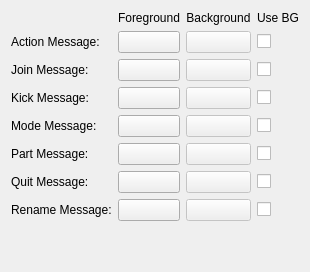
         <widget class="QWidget" name="tab_2" >
          <attribute name="title" >
           <string>User Activity</string>
          </attribute>
          <layout class="QGridLayout" >
           <item row="0" column="1" >
            <widget class="QLabel" name="label_35" >
             <property name="text" >
              <string>Foreground</string>
             </property>
             <property name="alignment" >
              <set>Qt::AlignCenter</set>
             </property>
            </widget>
           </item>
           <item row="0" column="2" >
            <widget class="QLabel" name="label_36" >
             <property name="text" >
              <string>Background</string>
             </property>
             <property name="alignment" >
              <set>Qt::AlignCenter</set>
             </property>
            </widget>
           </item>
           <item row="0" column="3" >
            <widget class="QLabel" name="label_8" >
             <property name="text" >
              <string>Use BG</string>
             </property>
             <property name="alignment" >
              <set>Qt::AlignCenter</set>
             </property>
            </widget>
           </item>
           <item row="1" column="0" >
            <widget class="QLabel" name="label_27" >
             <property name="text" >
              <string>Action Message:</string>
             </property>
            </widget>
           </item>
           <item row="1" column="1" >
            <widget class="ColorButton" name="actionMessageFG" >
             <property name="text" >
              <string/>
             </property>
            </widget>
           </item>
           <item row="1" column="2" >
            <widget class="ColorButton" name="actionMessageBG" >
             <property name="enabled" >
              <bool>false</bool>
             </property>
             <property name="text" >
              <string/>
             </property>
            </widget>
           </item>
           <item row="1" column="3" >
            <widget class="QCheckBox" name="actionMessageUseBG" >
             <property name="sizePolicy" >
              <sizepolicy vsizetype="Fixed" hsizetype="Maximum" >
               <horstretch>0</horstretch>
               <verstretch>0</verstretch>
              </sizepolicy>
             </property>
             <property name="layoutDirection" >
              <enum>Qt::LeftToRight</enum>
             </property>
             <property name="text" >
              <string/>
             </property>
            </widget>
           </item>
           <item row="2" column="0" >
            <widget class="QLabel" name="label_21" >
             <property name="text" >
              <string>Join Message:</string>
             </property>
            </widget>
           </item>
           <item row="2" column="1" >
            <widget class="ColorButton" name="joinMessageFG" >
             <property name="text" >
              <string/>
             </property>
            </widget>
           </item>
           <item row="2" column="2" >
            <widget class="ColorButton" name="joinMessageBG" >
             <property name="enabled" >
              <bool>false</bool>
             </property>
             <property name="text" >
              <string/>
             </property>
            </widget>
           </item>
           <item row="2" column="3" >
            <widget class="QCheckBox" name="joinMessageUseBG" >
             <property name="sizePolicy" >
              <sizepolicy vsizetype="Fixed" hsizetype="Maximum" >
               <horstretch>0</horstretch>
               <verstretch>0</verstretch>
              </sizepolicy>
             </property>
             <property name="layoutDirection" >
              <enum>Qt::LeftToRight</enum>
             </property>
             <property name="text" >
              <string/>
             </property>
            </widget>
           </item>
           <item row="3" column="0" >
            <widget class="QLabel" name="label_25" >
             <property name="text" >
              <string>Kick Message:</string>
             </property>
            </widget>
           </item>
           <item row="3" column="1" >
            <widget class="ColorButton" name="kickMessageFG" >
             <property name="text" >
              <string/>
             </property>
            </widget>
           </item>
           <item row="3" column="2" >
            <widget class="ColorButton" name="kickMessageBG" >
             <property name="enabled" >
              <bool>false</bool>
             </property>
             <property name="text" >
              <string/>
             </property>
            </widget>
           </item>
           <item row="3" column="3" >
            <widget class="QCheckBox" name="kickMessageUseBG" >
             <property name="sizePolicy" >
              <sizepolicy vsizetype="Fixed" hsizetype="Maximum" >
               <horstretch>0</horstretch>
               <verstretch>0</verstretch>
              </sizepolicy>
             </property>
             <property name="layoutDirection" >
              <enum>Qt::LeftToRight</enum>
             </property>
             <property name="text" >
              <string/>
             </property>
            </widget>
           </item>
           <item row="4" column="0" >
            <widget class="QLabel" name="label_26" >
             <property name="text" >
              <string>Mode Message:</string>
             </property>
            </widget>
           </item>
           <item row="4" column="1" >
            <widget class="ColorButton" name="modeMessageFG" >
             <property name="text" >
              <string/>
             </property>
            </widget>
           </item>
           <item row="4" column="2" >
            <widget class="ColorButton" name="modeMessageBG" >
             <property name="enabled" >
              <bool>false</bool>
             </property>
             <property name="text" >
              <string/>
             </property>
            </widget>
           </item>
           <item row="4" column="3" >
            <widget class="QCheckBox" name="modeMessageUseBG" >
             <property name="sizePolicy" >
              <sizepolicy vsizetype="Fixed" hsizetype="Maximum" >
               <horstretch>0</horstretch>
               <verstretch>0</verstretch>
              </sizepolicy>
             </property>
             <property name="layoutDirection" >
              <enum>Qt::LeftToRight</enum>
             </property>
             <property name="text" >
              <string/>
             </property>
            </widget>
           </item>
           <item row="5" column="0" >
            <widget class="QLabel" name="label_22" >
             <property name="text" >
              <string>Part Message:</string>
             </property>
            </widget>
           </item>
           <item row="5" column="1" >
            <widget class="ColorButton" name="partMessageFG" >
             <property name="text" >
              <string/>
             </property>
            </widget>
           </item>
           <item row="5" column="2" >
            <widget class="ColorButton" name="partMessageBG" >
             <property name="enabled" >
              <bool>false</bool>
             </property>
             <property name="text" >
              <string/>
             </property>
            </widget>
           </item>
           <item row="5" column="3" >
            <widget class="QCheckBox" name="partMessageUseBG" >
             <property name="sizePolicy" >
              <sizepolicy vsizetype="Fixed" hsizetype="Maximum" >
               <horstretch>0</horstretch>
               <verstretch>0</verstretch>
              </sizepolicy>
             </property>
             <property name="layoutDirection" >
              <enum>Qt::LeftToRight</enum>
             </property>
             <property name="text" >
              <string/>
             </property>
            </widget>
           </item>
           <item row="6" column="0" >
            <widget class="QLabel" name="label_23" >
             <property name="text" >
              <string>Quit Message:</string>
             </property>
            </widget>
           </item>
           <item row="6" column="1" >
            <widget class="ColorButton" name="quitMessageFG" >
             <property name="text" >
              <string/>
             </property>
            </widget>
           </item>
           <item row="6" column="2" >
            <widget class="ColorButton" name="quitMessageBG" >
             <property name="enabled" >
              <bool>false</bool>
             </property>
             <property name="text" >
              <string/>
             </property>
            </widget>
           </item>
           <item row="6" column="3" >
            <widget class="QCheckBox" name="quitMessageUseBG" >
             <property name="sizePolicy" >
              <sizepolicy vsizetype="Fixed" hsizetype="Maximum" >
               <horstretch>0</horstretch>
               <verstretch>0</verstretch>
              </sizepolicy>
             </property>
             <property name="layoutDirection" >
              <enum>Qt::LeftToRight</enum>
             </property>
             <property name="text" >
              <string/>
             </property>
            </widget>
           </item>
           <item row="7" column="0" >
            <widget class="QLabel" name="label_24" >
             <property name="text" >
              <string>Rename Message:</string>
             </property>
            </widget>
           </item>
           <item row="7" column="1" >
            <widget class="ColorButton" name="renameMessageFG" >
             <property name="text" >
              <string/>
             </property>
            </widget>
           </item>
           <item row="7" column="2" >
            <widget class="ColorButton" name="renameMessageBG" >
             <property name="enabled" >
              <bool>false</bool>
             </property>
             <property name="text" >
              <string/>
             </property>
            </widget>
           </item>
           <item row="7" column="3" >
            <widget class="QCheckBox" name="renameMessageUseBG" >
             <property name="sizePolicy" >
              <sizepolicy vsizetype="Fixed" hsizetype="Maximum" >
               <horstretch>0</horstretch>
               <verstretch>0</verstretch>
              </sizepolicy>
             </property>
             <property name="layoutDirection" >
              <enum>Qt::LeftToRight</enum>
             </property>
             <property name="text" >
              <string/>
             </property>
            </widget>
           </item>
           <item row="8" column="1" >
            <spacer name="verticalSpacer" >
             <property name="orientation" >
              <enum>Qt::Vertical</enum>
             </property>
             <property name="sizeHint" stdset="0" >
              <size>
               <width>20</width>
               <height>40</height>
              </size>
             </property>
            </spacer>
           </item>
          </layout>
         </widget>
